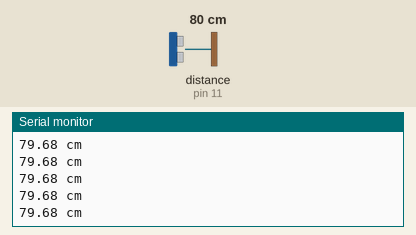
This sketch was run on a simulated Arduino Uno, built with avr-gcc and run on an emulated ATmega328P. Parts: the last lines printed to the serial monitor. Wiring (inferred from the names in the program): ultrasonic range finder: trigger pin 12; echo pin 11. The inputs (shaded band) are chosen by the test bench; at power-on: distance to the obstacle (sensor on pin 11) 80 cm. The echo pulse lasts 58.3 µs per cm.

Above: at 1.2 s.
1.3 s: distance to the obstacle (sensor on pin 11) set to 299 cm
At 1.62 s:
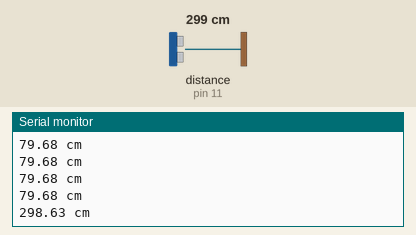
4.3 s: distance to the obstacle (sensor on pin 11) set to 2 cm
At 4.45 s:
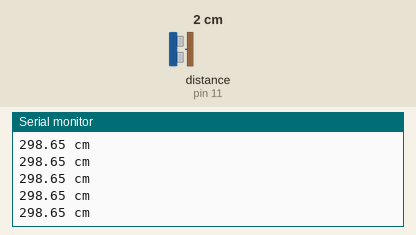
Timing chart, 0 to 7.3 s (numbered marks = the images above; inputs shaded):
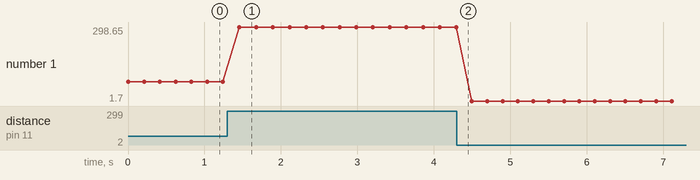

Measured:
- after the input at 1.3 s, the serial monitor: prints a new line after 0.16 s (image 1)
- plotted number 1: 79.68 → 298.65 after the input at 1.3 s, 298.65 → 1.7 after the input at 4.3 s

The sketch:

Ultrasonic_Test_V3.ino
```cpp
// Ultrasonic_Test (V3): checks the HC-SR04 by itself (no Vision System, no motors)
// Upload, open Serial Monitor at 9600 baud, put your hand 10 / 30 / 100 cm in front of the sensor.

const int TRIG = 12;      // same pins as Nav2
const int ECHO = 11;

void setup() {
  pinMode(TRIG, OUTPUT);
  pinMode(ECHO, INPUT);
  Serial.begin(9600);
}

void loop() {
  // One measurement: a 10 us pulse on TRIG, then time how long ECHO stays HIGH
  digitalWrite(TRIG, LOW);  delayMicroseconds(2);
  digitalWrite(TRIG, HIGH); delayMicroseconds(10);
  digitalWrite(TRIG, LOW);
  long t = pulseIn(ECHO, HIGH, 30000);   // echo time in us; 0 = no echo within 30 ms

  // Print the result
  if (t == 0) {
    Serial.println("no echo");
  } else {
    float cm = t * 0.0343 / 2;   // sound: 0.0343 cm/us, divide by 2 for there and back
    Serial.print(cm); Serial.println(" cm");
  }
  delay(200);   // about 5 readings per second
}
```
